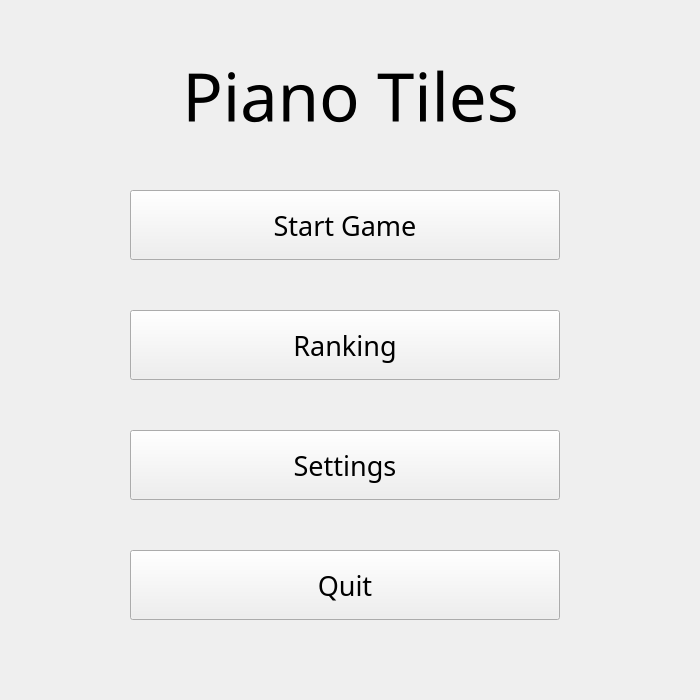
<?xml version="1.0" encoding="UTF-8"?>
<ui version="4.0">
 <class>mainMenuWidget</class>
 <widget class="QWidget" name="mainMenuWidget">
  <property name="geometry">
   <rect>
    <x>0</x>
    <y>0</y>
    <width>700</width>
    <height>700</height>
   </rect>
  </property>
  <property name="minimumSize">
   <size>
    <width>700</width>
    <height>700</height>
   </size>
  </property>
  <property name="maximumSize">
   <size>
    <width>700</width>
    <height>700</height>
   </size>
  </property>
  <property name="font">
   <font>
    <family>Patrick Hand SC</family>
   </font>
  </property>
  <property name="windowTitle">
   <string>Form</string>
  </property>
  <widget class="QPushButton" name="startGameButton">
   <property name="geometry">
    <rect>
     <x>130</x>
     <y>190</y>
     <width>430</width>
     <height>70</height>
    </rect>
   </property>
   <property name="font">
    <font>
     <family>Patrick Hand SC</family>
     <pointsize>20</pointsize>
    </font>
   </property>
   <property name="text">
    <string>Start Game</string>
   </property>
  </widget>
  <widget class="QLabel" name="label">
   <property name="geometry">
    <rect>
     <x>10</x>
     <y>20</y>
     <width>681</width>
     <height>151</height>
    </rect>
   </property>
   <property name="font">
    <font>
     <family>Patrick Hand SC</family>
     <pointsize>50</pointsize>
    </font>
   </property>
   <property name="text">
    <string>Piano Tiles</string>
   </property>
   <property name="textFormat">
    <enum>Qt::AutoText</enum>
   </property>
   <property name="alignment">
    <set>Qt::AlignCenter</set>
   </property>
   <property name="textInteractionFlags">
    <set>Qt::NoTextInteraction</set>
   </property>
  </widget>
  <widget class="QPushButton" name="rankingButton">
   <property name="geometry">
    <rect>
     <x>130</x>
     <y>310</y>
     <width>430</width>
     <height>70</height>
    </rect>
   </property>
   <property name="font">
    <font>
     <family>Patrick Hand SC</family>
     <pointsize>20</pointsize>
    </font>
   </property>
   <property name="text">
    <string>Ranking</string>
   </property>
  </widget>
  <widget class="QPushButton" name="settingsButton">
   <property name="geometry">
    <rect>
     <x>130</x>
     <y>430</y>
     <width>430</width>
     <height>70</height>
    </rect>
   </property>
   <property name="font">
    <font>
     <family>Patrick Hand SC</family>
     <pointsize>20</pointsize>
    </font>
   </property>
   <property name="text">
    <string>Settings</string>
   </property>
  </widget>
  <widget class="QPushButton" name="quitButton">
   <property name="geometry">
    <rect>
     <x>130</x>
     <y>550</y>
     <width>430</width>
     <height>70</height>
    </rect>
   </property>
   <property name="font">
    <font>
     <family>Patrick Hand SC</family>
     <pointsize>20</pointsize>
    </font>
   </property>
   <property name="text">
    <string>Quit</string>
   </property>
  </widget>
 </widget>
 <resources/>
 <connections/>
</ui>
